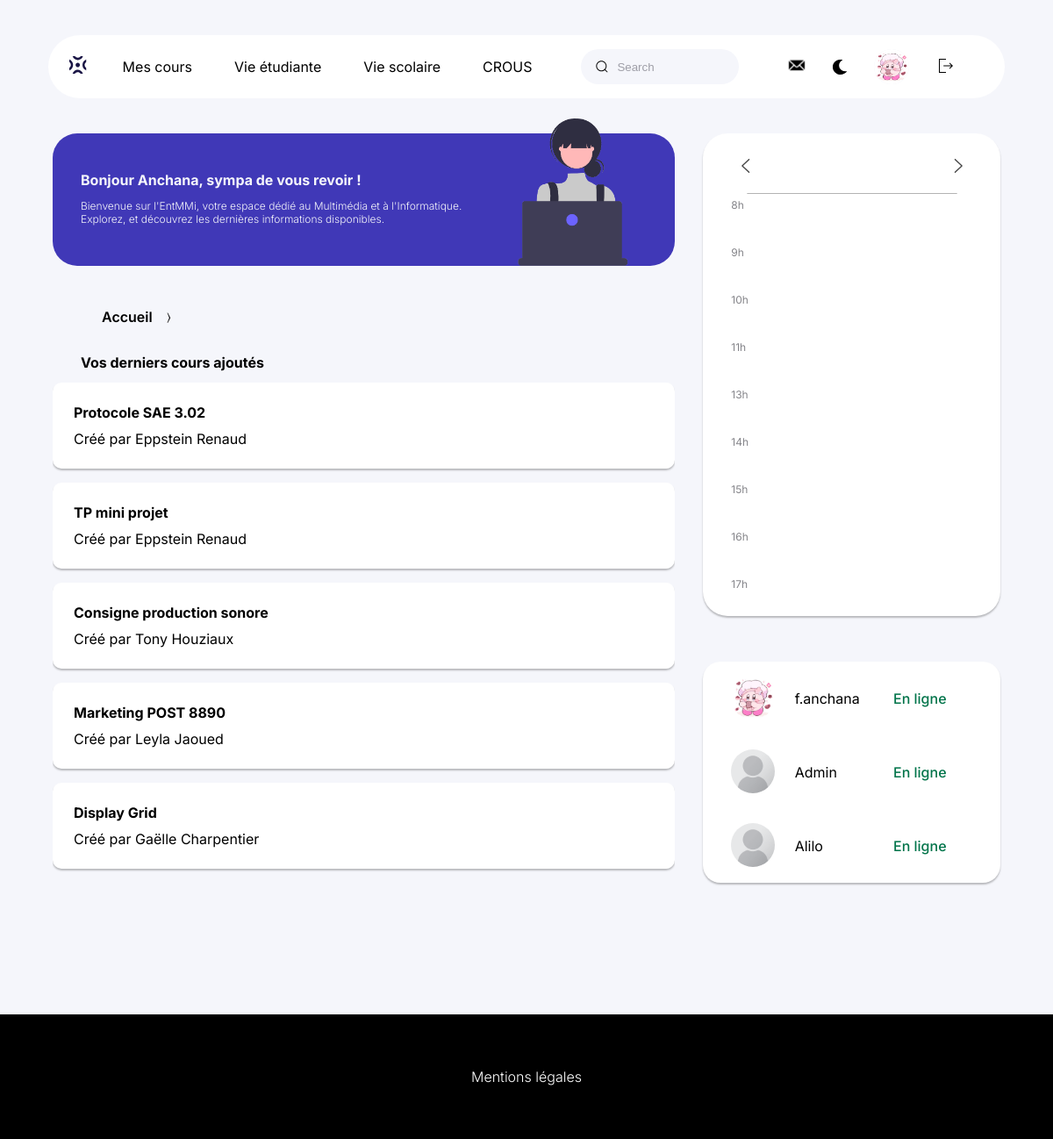
Before: /derniers_cours.php (signed in) with the older database file.
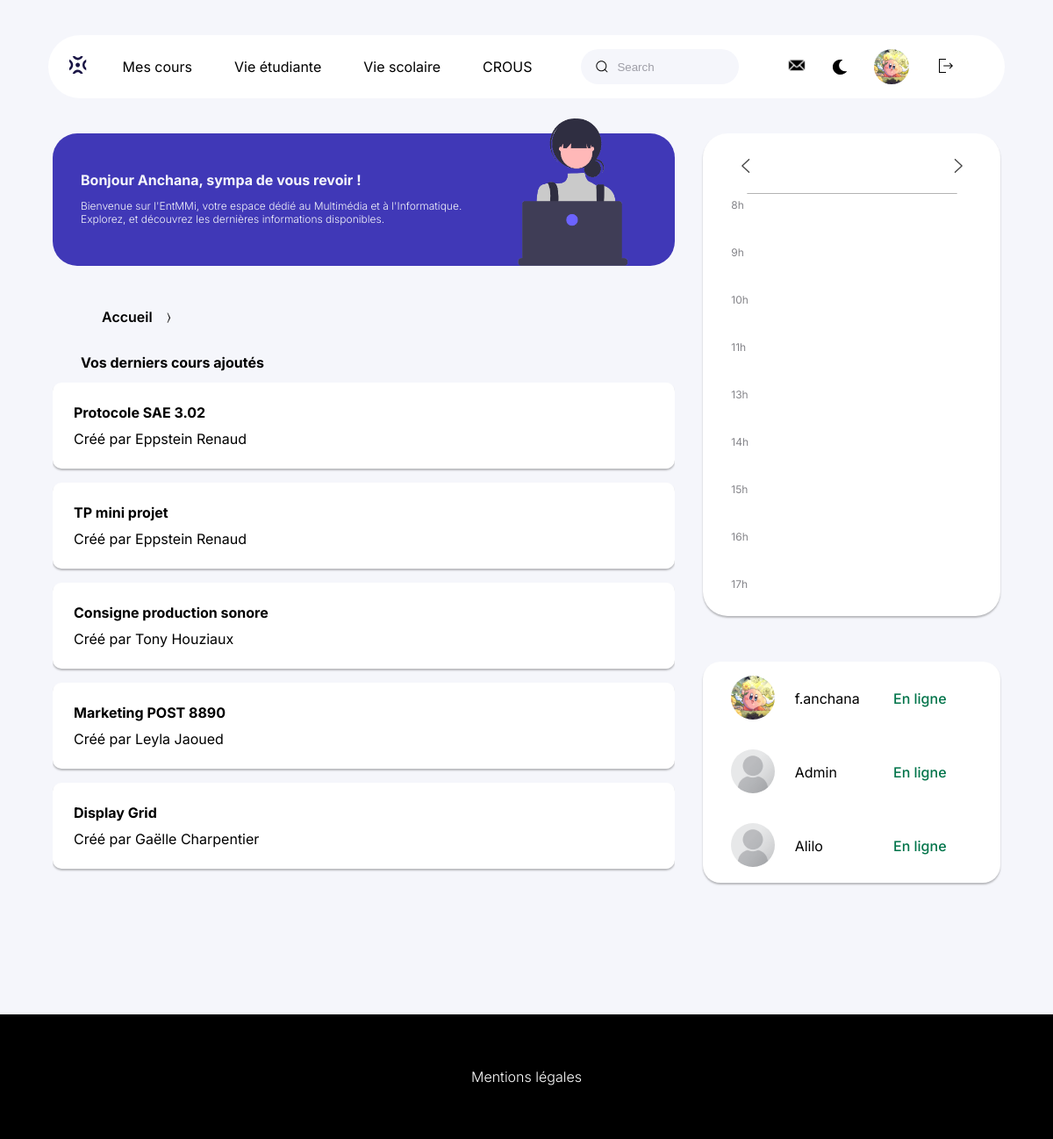
After: the same page with the newer database file.
### tables this page shows
CREATE TABLE IF NOT EXISTS `utilisateurs` (
  `login` varchar(100) NOT NULL,
  `nom` varchar(200) NOT NULL,
  `prenom` varchar(200) NOT NULL,
  `id_utilisateurs` int NOT NULL AUTO_INCREMENT,
  `mot_de_passe` varchar(255) NOT NULL,
  `photoprofil` text NOT NULL,
  `role` varchar(800) NOT NULL,
  `email` varchar(200) NOT NULL,
  `promotion` varchar(100) DEFAULT NULL,
  `bio` varchar(500) DEFAULT NULL,
  PRIMARY KEY (`id_utilisateurs`),
  UNIQUE KEY `nom` (`nom`),
  UNIQUE KEY `prenom` (`prenom`),
  UNIQUE KEY `email` (`email`),
  UNIQUE KEY `login` (`login`)
);

### derniers_cours.php (the view, shortened to what the changed rows need)
<!DOCTYPE html>
<html lang="fr">
<head>
    <link rel='stylesheet' href='css/style_navigation.css'>
    <link rel='stylesheet' href='css/style_accueil.css'>
    <link rel='stylesheet' href='css/style_derniers_cours.css'>
    <link rel='stylesheet' href='css/dark_mode.css'>
</head>
<body>
<header>
        <div class='menu'>
            <nav class='navigation'>
                <div class='icon-photo'>
                    <div class='photo-2'>
                        <?php
                        include('connexion.php');
                        if (isset($_SESSION["login"])) {
                            $stmt = $db->prepare('SELECT * FROM utilisateurs WHERE login=:login');
                            $stmt->bindValue(':login', $_SESSION["login"], PDO::PARAM_STR);
                            $stmt->execute();
                            $result = $stmt->fetch(PDO::FETCH_ASSOC);
                            if ($result) {
                                echo "
                                <a href='profil.php'> <img src='upload/{$result['photoprofil']}' alt='' class='photo-2'></a>";
                            }
                        }
                        ?>
                    </div>
                </div>
            </nav>
        </div>
    </header>
    <main>
        <div class='container'>
            <div class='bloc-1'>
                <div>
                    <?php
                    include('connexion.php');
                    if (isset($_SESSION["login"])) {
                        $stmt = $db->prepare('SELECT * FROM utilisateurs WHERE login=:login');
                        $stmt->bindValue(':login', $_SESSION["login"], PDO::PARAM_STR);
                        $stmt->execute();
                        $result = $stmt->fetch(PDO::FETCH_ASSOC);
                        echo "<h1>Bonjour {$result['prenom']}, sympa de vous revoir !</h1>";
                    }
                    ?>
                    <p>Bienvenue sur l'EntMMi, votre espace dédié au Multimédia et à l'Informatique. Explorez, et
                        découvrez les dernières informations disponibles.</p>
                </div>
            </div>
            <div class="bloc-3-bis">
                <h2>Vos derniers cours ajoutés</h2>
            </div>
            <div class='bloc-7'>
                <?php
                include('connexion.php');
                $requete = "SELECT * FROM utilisateurs ORDER BY login = :login DESC, login LIMIT 3";
                $stmt = $db->prepare($requete);
                $stmt->bindParam(':login', $_SESSION['login'], PDO::PARAM_STR);
                $stmt->execute();
                $result = $stmt->fetchAll(PDO::FETCH_ASSOC);
                foreach ($result as $user) {
                    echo "<div class='kelis-2'>
                            <img src='upload/{$user['photoprofil']}' alt=''>
                            <p>{$user['login']}</p>
                            <p class='p'>En ligne</p>
                            </div>";
                }
                ?>
            </div>
        </div>
    </main>
</body>
</html>

Changed rows visible on the page:
changed utilisateurs "f.anchana": photoprofil: a different picture
